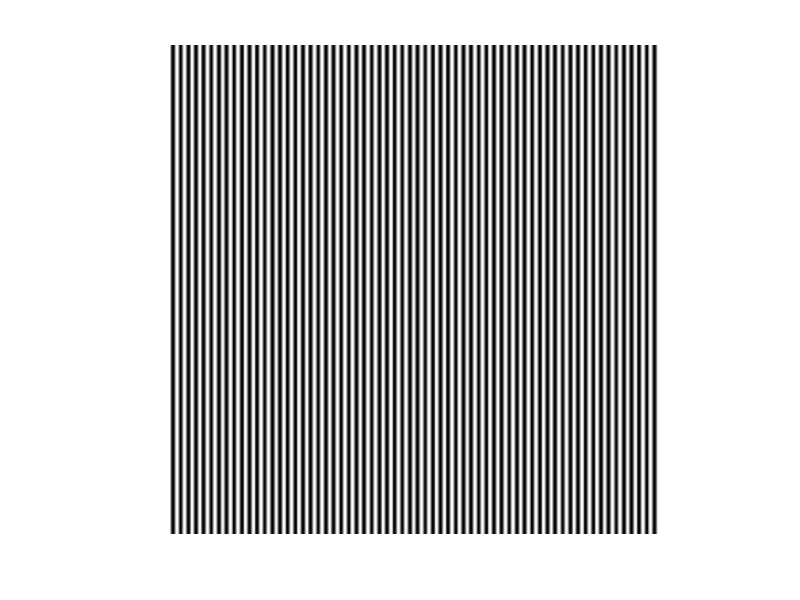
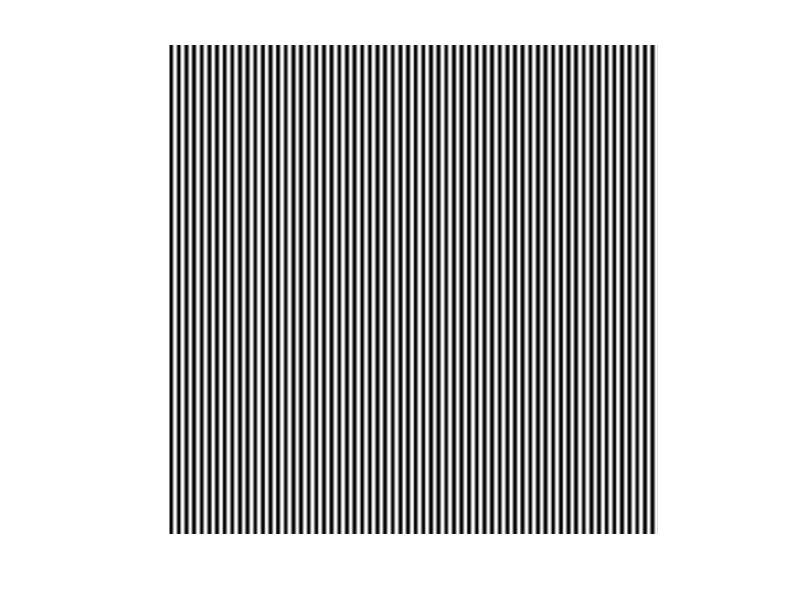
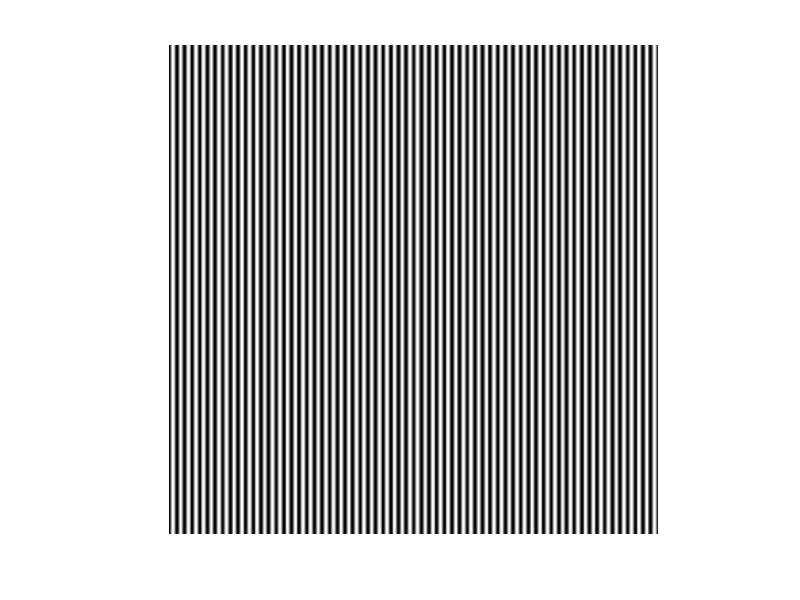
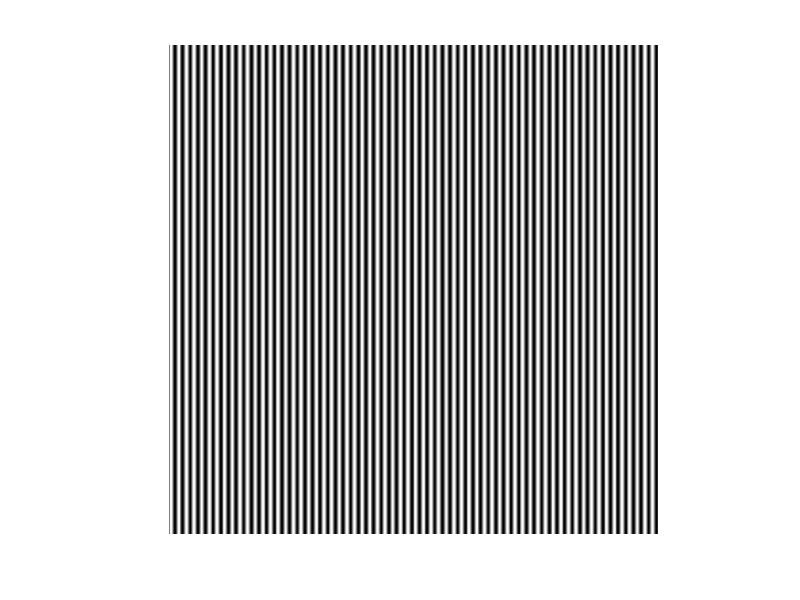

Reproduce these figures in MATLAB, in order.
space = 16;
I1 = zeros(1024,1024);
I2 = I1;
I3 = I1;
I4 = I1;
for i=1:1024
  for j=1:1024
    I1(i,j) = 127.5+127.5*cos(j/space*2*pi);
    I2(i,j) = 127.5+127.5*cos(j/space*2*pi+pi/2);
    I3(i,j) = 127.5+127.5*cos(j/space*2*pi+pi);
    I4(i,j) = 127.5+127.5*cos(j/space*2*pi+3*pi/2);
  end  
end

I1 = mat2gray(I1);
% I1 = im2uint8(mat2gray(I1));
% s=I1(45,45);
% d=I2(45,45);
I2 = mat2gray(I2);
% f=I2(45,45);
I3 = mat2gray(I3);
I4 = mat2gray(I4);
% subplot(141),imshow(I1); 
% subplot(142),imshow(I2); 
% subplot(143),imshow(I3); 
% subplot(144),imshow(I4); 
figure(1), imshow(I1);
figure(2), imshow(I2);
figure(3), imshow(I3);
figure(4), imshow(I4);
